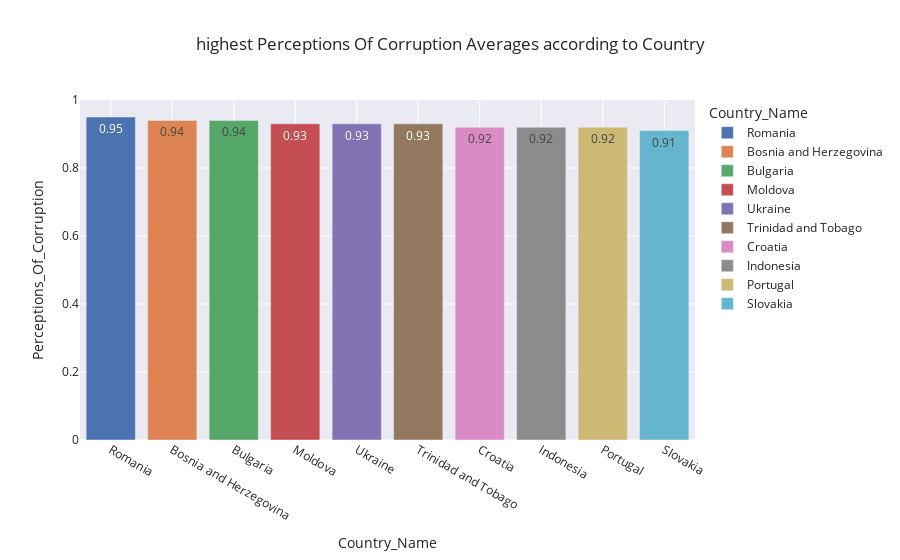

Source (notebook cell):
### Markdown cell above
### A: "Perception of Corruption" and "Confidence in National governemnt"

### Code cell
df_corrup= World_happiness_avg[["Country_Name", "Perceptions_Of_Corruption"]]
df_corrup= df_corrup.set_index("Country_Name").sort_values(by='Perceptions_Of_Corruption', ascending=False).round(2).head(10)
fig = px.bar(df_corrup, x = df_corrup.index, y = 'Perceptions_Of_Corruption',
            title = 'highest Perceptions Of Corruption Averages according to Country', template = 'seaborn', color= df_corrup.index ,text = 'Perceptions_Of_Corruption')
fig.show()

### Figure 1 — Plotly figure (JSON) as saved in the notebook; plotly's stock layout.template omitted (floating-point values rounded to 4 significant figures)
{"data": [{"alignmentgroup": "True", "hovertemplate": "Country_Name=%{x}<br>Perceptions_Of_Corruption=%{text}<extra></extra>", "legendgroup": "Romania", "marker": {"color": "rgb(76,114,176)", "pattern": {"shape": ""}}, "name": "Romania", "offsetgroup": "Romania", "orientation": "v", "showlegend": true, "text": [0.95], "textposition": "auto", "type": "bar", "x": ["Romania"], "xaxis": "x", "y": [0.95], "yaxis": "y"}, {"alignmentgroup": "True", "hovertemplate": "Country_Name=%{x}<br>Perceptions_Of_Corruption=%{text}<extra></extra>", "legendgroup": "Bosnia and Herzegovina", "marker": {"color": "rgb(221,132,82)", "pattern": {"shape": ""}}, "name": "Bosnia and Herzegovina", "offsetgroup": "Bosnia and Herzegovina", "orientation": "v", "showlegend": true, "text": [0.94], "textposition": "auto", "type": "bar", "x": ["Bosnia and Herzegovina"], "xaxis": "x", "y": [0.94], "yaxis": "y"}, {"alignmentgroup": "True", "hovertemplate": "Country_Name=%{x}<br>Perceptions_Of_Corruption=%{text}<extra></extra>", "legendgroup": "Bulgaria", "marker": {"color": "rgb(85,168,104)", "pattern": {"shape": ""}}, "name": "Bulgaria", "offsetgroup": "Bulgaria", "orientation": "v", "showlegend": true, "text": [0.94], "textposition": "auto", "type": "bar", "x": ["Bulgaria"], "xaxis": "x", "y": [0.94], "yaxis": "y"}, {"alignmentgroup": "True", "hovertemplate": "Country_Name=%{x}<br>Perceptions_Of_Corruption=%{text}<extra></extra>", "legendgroup": "Moldova", "marker": {"color": "rgb(196,78,82)", "pattern": {"shape": ""}}, "name": "Moldova", "offsetgroup": "Moldova", "orientation": "v", "showlegend": true, "text": [0.93], "textposition": "auto", "type": "bar", "x": ["Moldova"], "xaxis": "x", "y": [0.93], "yaxis": "y"}, {"alignmentgroup": "True", "hovertemplate": "Country_Name=%{x}<br>Perceptions_Of_Corruption=%{text}<extra></extra>", "legendgroup": "Ukraine", "marker": {"color": "rgb(129,114,179)", "pattern": {"shape": ""}}, "name": "Ukraine", "offsetgroup": "Ukraine", "orientation": "v", "showlegend": true, "text": [0.93], "textposition": "auto", "type": "bar", "x": ["Ukraine"], "xaxis": "x", "y": [0.93], "yaxis": "y"}, {"alignmentgroup": "True", "hovertemplate": "Country_Name=%{x}<br>Perceptions_Of_Corruption=%{text}<extra></extra>", "legendgroup": "Trinidad and Tobago", "marker": {"color": "rgb(147,120,96)", "pattern": {"shape": ""}}, "name": "Trinidad and Tobago", "offsetgroup": "Trinidad and Tobago", "orientation": "v", "showlegend": true, "text": [0.93], "textposition": "auto", "type": "bar", "x": ["Trinidad and Tobago"], "xaxis": "x", "y": [0.93], "yaxis": "y"}, {"alignmentgroup": "True", "hovertemplate": "Country_Name=%{x}<br>Perceptions_Of_Corruption=%{text}<extra></extra>", "legendgroup": "Croatia", "marker": {"color": "rgb(218,139,195)", "pattern": {"shape": ""}}, "name": "Croatia", "offsetgroup": "Croatia", "orientation": "v", "showlegend": true, "text": [0.92], "textposition": "auto", "type": "bar", "x": ["Croatia"], "xaxis": "x", "y": [0.92], "yaxis": "y"}, {"alignmentgroup": "True", "hovertemplate": "Country_Name=%{x}<br>Perceptions_Of_Corruption=%{text}<extra></extra>", "legendgroup": "Indonesia", "marker": {"color": "rgb(140,140,140)", "pattern": {"shape": ""}}, "name": "Indonesia", "offsetgroup": "Indonesia", "orientation": "v", "showlegend": true, "text": [0.92], "textposition": "auto", "type": "bar", "x": ["Indonesia"], "xaxis": "x", "y": [0.92], "yaxis": "y"}, {"alignmentgroup": "True", "hovertemplate": "Country_Name=%{x}<br>Perceptions_Of_Corruption=%{text}<extra></extra>", "legendgroup": "Portugal", "marker": {"color": "rgb(204,185,116)", "pattern": {"shape": ""}}, "name": "Portugal", "offsetgroup": "Portugal", "orientation": "v", "showlegend": true, "text": [0.92], "textposition": "auto", "type": "bar", "x": ["Portugal"], "xaxis": "x", "y": [0.92], "yaxis": "y"}, {"alignmentgroup": "True", "hovertemplate": "Country_Name=%{x}<br>Perceptions_Of_Corruption=%{text}<extra></extra>", "legendgroup": "Slovakia", "marker": {"color": "rgb(100,181,205)", "pattern": {"shape": ""}}, "name": "Slovakia", "offsetgroup": "Slovakia", "orientation": "v", "showlegend": true, "text": [0.91], "textposition": "auto", "type": "bar", "x": ["Slovakia"], "xaxis": "x", "y": [0.91], "yaxis": "y"}], "layout": {"barmode": "relative", "legend": {"title": {"text": "Country_Name"}, "tracegroupgap": 0}, "title": {"text": "highest Perceptions Of Corruption Averages according to Country"}, "xaxis": {"anchor": "y", "categoryarray": ["Romania", "Bosnia and Herzegovina", "Bulgaria", "Moldova", "Ukraine", "Trinidad and Tobago", "Croatia", "Indonesia", "Portugal", "Slovakia"], "categoryorder": "array", "domain": [0, 1], "title": {"text": "Country_Name"}}, "yaxis": {"anchor": "x", "domain": [0, 1], "title": {"text": "Perceptions_Of_Corruption"}}}}
